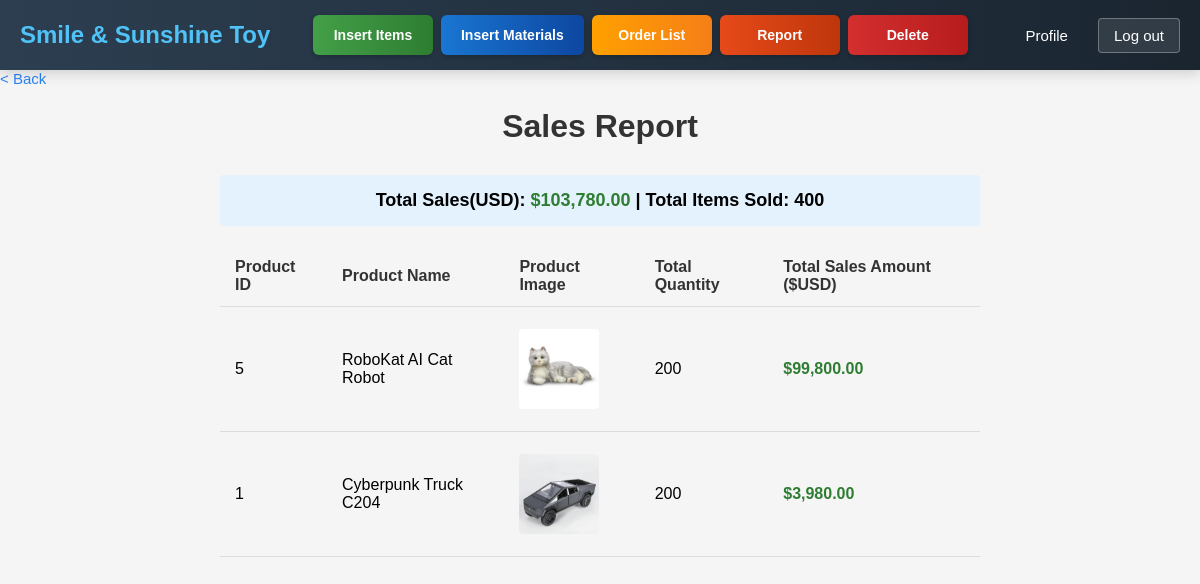
Page /sample/staff/Report.php (signed in) on the earlier database version.
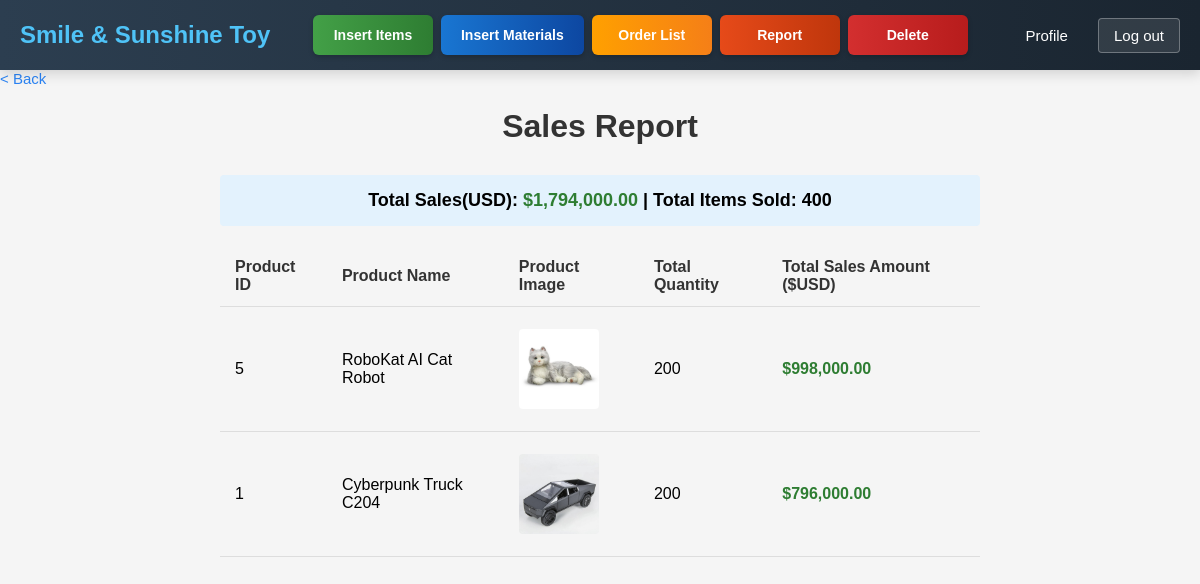
Same page on the later database version.
### tables this page shows
CREATE TABLE `product` (
  `pid` int NOT NULL AUTO_INCREMENT,
  `pname` varchar(255) NOT NULL,
  `pdesc` text,
  `pcost` decimal(12,2) NOT NULL,
  PRIMARY KEY (`pid`)
);

### sample/staff/Report.php (the view, shortened to what this page needs)
<?php
include '../conn.php';
$sql = "SELECT
            p.pid AS product_id,
            p.pname AS product_name,
            SUM(o.oqty) AS total_quantity,
            SUM(o.oqty * p.pcost) AS total_sales
        FROM orders o
        JOIN product p ON o.pid = p.pid
        GROUP BY p.pid
        ORDER BY total_sales DESC";
$result = mysqli_query($conn, $sql);
$reports = [];
if ($result && mysqli_num_rows($result) > 0) {
    while ($row = mysqli_fetch_assoc($result)) {
        $reports[] = $row;
    }
}
?>
<!DOCTYPE html>
<html lang="en">
<head>
    <link rel="stylesheet" href="../CSS/header.css">
    <link rel="stylesheet" href="../CSS/common.css">
    <link rel="stylesheet" href="../CSS/order.css">
</head>
<body>
<header>
    <div class="logo">
        <a href="staffIndex.php">Smile & Sunshine Toy</a>
    </div>
    <nav class="main-nav">
        <a href="InsertItems.php" class="nav-button insert-items">Insert Items</a>
        <a href="InsertMaterials.php" class="nav-button insert-materials">Insert Materials</a>
        <a href="OrderList.php" class="nav-button order-list">Order List</a>
        <a href="Report.php" class="nav-button report">Report</a>
        <a href="Delete.php" class="nav-button delete">Delete</a>
    </nav>
    <div class="user-actions">
        <a href="staffProfile.php">Profile</a>
        <a href="../logout.php" class="logout-btn">Log out</a>
    </div>
</header>
<div class="back-link">
    <a href="staffIndex.php" class="back-link-text"> &#60; Back</a>
</div>
<div class="container">
    <h1>Sales Report</h1>
    <?php if (count($reports) > 0): ?>
        <div class="report-summary">
            <?php
            $totalSales = array_sum(array_column($reports, 'total_sales'));
            $totalItems = array_sum(array_column($reports, 'total_quantity'));
            echo "Total Sales(USD): <span class='sales-amount'>$" . number_format($totalSales, 2) . "</span> | ";
            echo "Total Items Sold: " . number_format($totalItems);
            ?>
        </div>
        <table id="reportTable">
            <thead>
            <tr>
                <th>Product ID</th>
                <th>Product Name</th>
                <th>Product Image</th>
                <th>Total Quantity</th>
                <th>Total Sales Amount ($USD)</th>
            </tr>
            </thead>
            <tbody>
            <?php foreach ($reports as $report): ?>
                <tr>
                    <td><?php echo htmlspecialchars($report['product_id']); ?></td>
                    <td><?php echo htmlspecialchars($report['product_name']); ?></td>
                    <td>
                        <?php
                        $imagePath = "../Sample Images/product/" . $report['product_id'] . ".jpg";
                        if (file_exists($imagePath)): ?>
                            <img src="<?php echo $imagePath; ?>" alt="Product Image" class="product-image">
                        <?php else: ?>
                            <div class="no-image">No Image</div>
                        <?php endif; ?>
                    </td>
                    <td><?php echo number_format($report['total_quantity']); ?></td>
                    <td class="sales-amount">$<?php echo number_format($report['total_sales'], 2); ?></td>
                </tr>
            <?php endforeach; ?>
            </tbody>
        </table>
    <?php else: ?>
        <div class="no-data">
            No sales data available.
        </div>
    <?php endif; ?>
</div>
</body>
</html>

Differences in the rows shown:
changed product "RoboKat AI Cat Robot": total_sales "99,800.00" → "998,000.00"
changed product "Cyberpunk Truck C204": total_sales "3,980.00" → "796,000.00"
Other differences:
$totalSales: "103,780.00" → "1,794,000.00"
